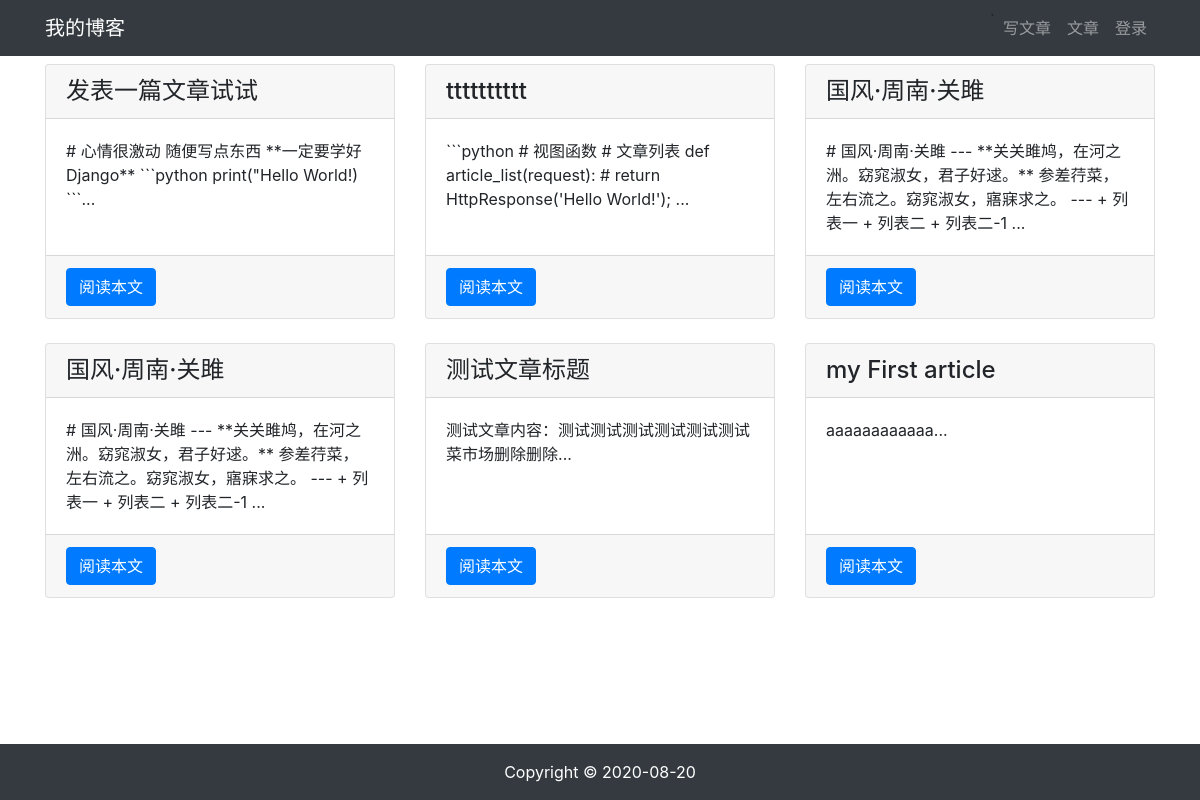
The page /article/article_list on the database as committed earlier.
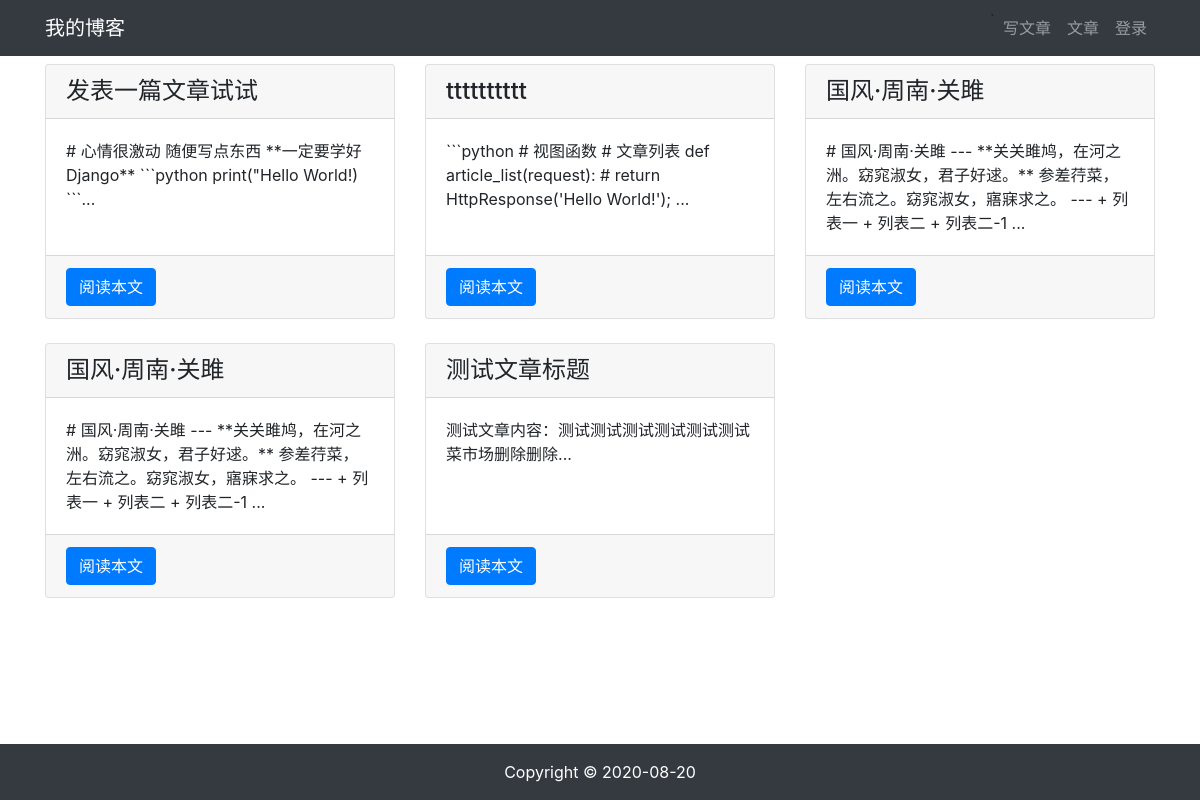
The same page on the database as committed later.
### article/models.py (models this page shows, shortened)
class ArticlePost(models.Model):
    author = models.ForeignKey(User, on_delete=models.CASCADE)
    title = models.CharField(max_length=100)
    body_content = models.TextField()
    created_time = models.DateTimeField(default=timezone.now)
    updated_time = models.DateTimeField(auto_now=True)
    class Meta:
        ordering = ('-created_time',)

### article/views.py (the view)
# urls.py: path('article_list', article.views.article_list, name='article_list'),
def article_list(request):
    all_article = ArticlePost.objects.all()
    context = {
        'all_article': all_article
    }
    return render(request, 'article/list.html', context)

### templates/article/list.html (shortened to what this page needs)
{% extends "base.html" %}
{% load staticfiles %}
{% block content %}
<div class="container">
    <div class="row mt-2">
        {% for article in all_article %}
        <div class="col-4 mb-4">
            <div class="card h-100">
                <h4 class="card-header">{{ article.title }}</h4>
                <div class="card-body">
                    <p class="card-text">{{ article.body_content|slice:'100' }}...</p>
                </div>
                <div class="card-footer">
                    <a href="{% url 'article:article_detail' article.id %}" class="btn btn-primary">阅读本文</a>
                </div>
            </div>
        </div>
        {% endfor %}
    </div>
</div>
{% endblock content %}

Rows that differ between the two databases and show on the page:
removed ArticlePost: title "my First article", body_content "aaaaaaaaaaaa"
